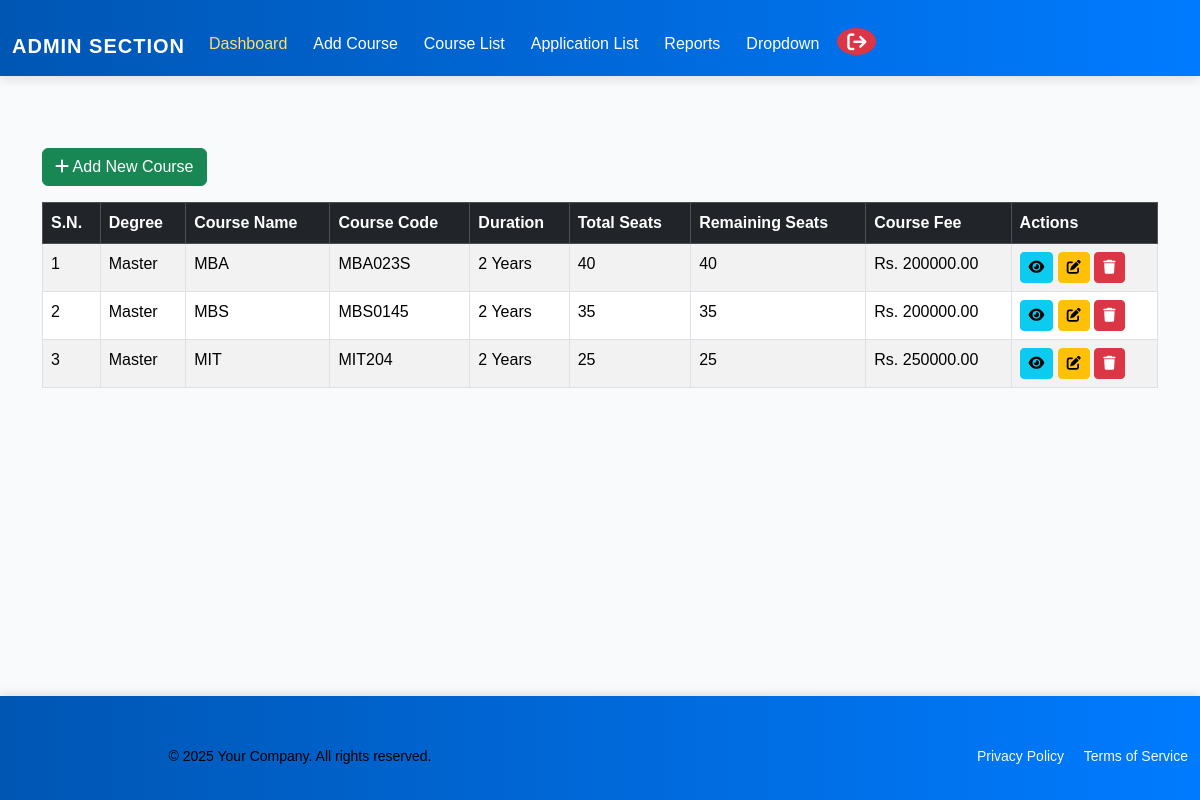
The page /course-list/ on the database as committed earlier.
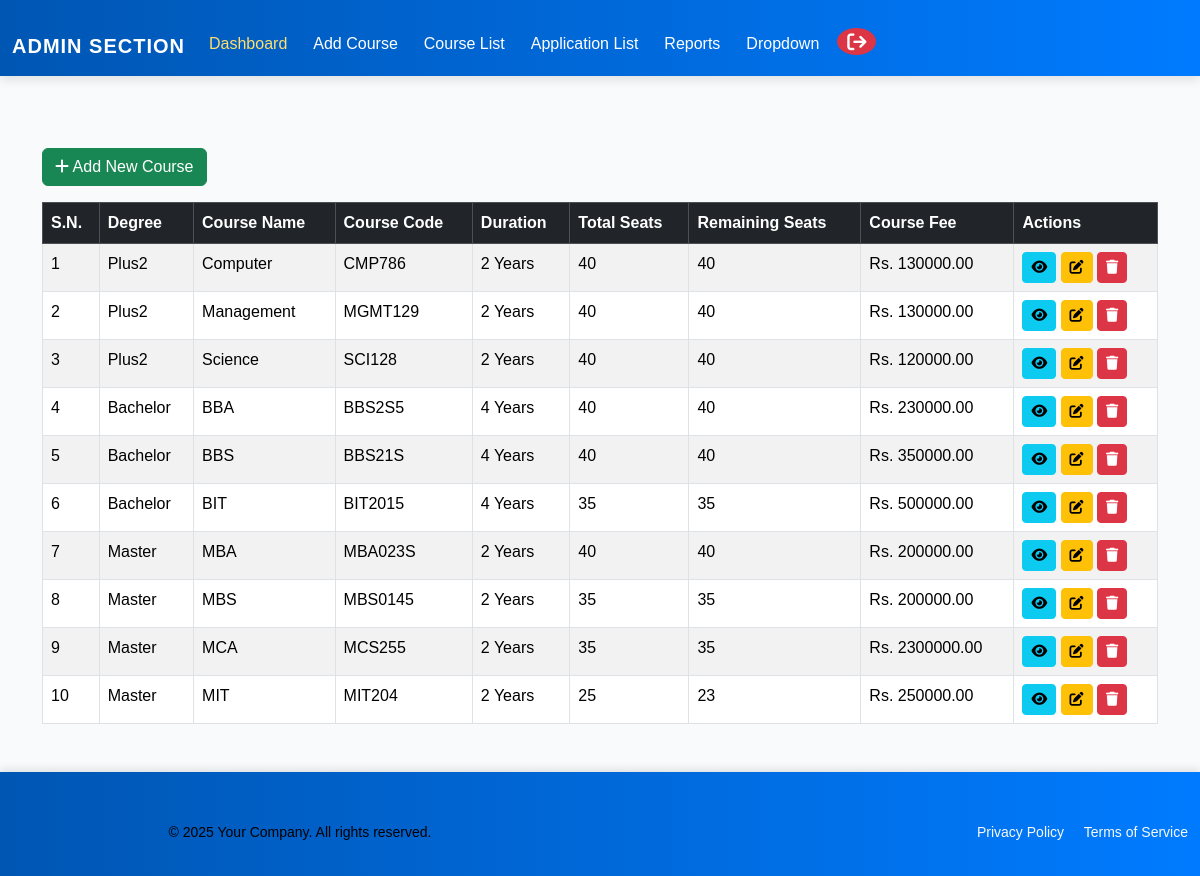
The same page on the database as committed later.
### admissionapp/models.py (models this page shows, shortened)
class CourseDetails(models.Model):
    DEGREE_CHOICES = [
        ("Master", "Master"),
        ("Bachelor", "Bachelor"),
        ("Plus2", "Plus2"),
    ]
    COURSE_DURATION = [
        ("2 Years", "2 Years"),
        ("3 Years", "3 Years"),
        ("4 Years", "4 Years"),
        ("5 Years", "5 Years"),
    ]
    degree = models.CharField(max_length=50, choices=DEGREE_CHOICES)
    course_name = models.CharField(max_length=10, unique=True,
                                   verbose_name="Course Name(short form)")
    course_full_name = models.CharField(max_length=100, unique=True, blank=True,
                                    verbose_name="Course Full Name")
    course_code = models.CharField(max_length=10, unique=True)
    course_duration = models.CharField(max_length=10, choices=COURSE_DURATION)
    total_seats = models.PositiveIntegerField(default=40)
    seats_filled = models.PositiveIntegerField(default=0)
    course_fee = models.DecimalField(max_digits=10, decimal_places=2, default=0)
    course_add_date = models.DateTimeField(auto_now_add=True, blank=True, null=True)
    course_desc = models.TextField(blank=True, help_text="Overview, curriculum etc"
                                   ,verbose_name="Course Description")
    min_requirement = models.TextField(
        blank=True,
        verbose_name="Minimum Requirement",
        help_text="Write as bullet sentences",
    )
    bg_pic = models.ImageField(
        upload_to=course_bg_upload_path,
        blank=True,
        null=True,
        help_text="Upload a background image for the course",
        verbose_name="Background Picture"
    )
    @property
    def remaining_seat(self):
        return self.total_seats - self.seats_filled

### admissionapp/views.py (the view)
# urls.py: path("course-list/", CourseListView.as_view(), name="course_list"),
class CourseListView(ListView):
    model = CourseDetails
    template_name = "admin/course_list.html"
    context_object_name = "courses"
    def get_queryset(self):
        degree_order = Case(
            When(degree="Plus2", then=0),
            When(degree="Bachelor", then=1),
            When(degree="Master", then=2),
            default=3,
            output_field=IntegerField(),
        )
        return (
            CourseDetails.objects
            .annotate(_degree_order=degree_order)
            .order_by("_degree_order", "course_name")
        )

### admissionapp/context_processors.py (called while the page is built, shortened)
def profile_flags(request):
    if not request.user.is_authenticated:
        return {}

### templates/admin/course_list.html (shortened to what this page needs)
{% extends 'admin/admin_base.html' %}
{% load static %}
{% block css %}
<link rel="stylesheet" href="{% static 'css/admin/course_list.css' %}">
{% endblock %}
{% block content %}
    <div class="course-list-container container mt-4">
        <div class="course-list-title">
            <a href="{% url 'add_course' %}" class="btn btn-success my-3">
                <i class="fas fa-plus"></i> Add New Course
            </a>
        </div>
        {% if courses %}
            <div class="course-list-table">
                <table class="table table-bordered table-striped table-hover">
                    <thead class="table-dark">
                        <tr>
                            <th>S.N.</th>
                            <th>Degree</th>
                            <th>Course Name</th>
                            <th>Course Code</th>
                            <th>Duration</th>
                            <th>Total Seats</th>
                            <th>Remaining Seats</th>
                            <th>Course Fee</th>
                            <th>Actions</th>
                        </tr>
                    </thead>
                    <tbody>
                        {% for course in courses %}
                            <tr>
                                <td>{{ forloop.counter }}</td>
                                <td>{{ course.get_degree_display }}
                                </td>
                                <td>{{ course.course_name }}</td>
                                <td>{{ course.course_code }}
                                </td>
                                <td>{{ course.course_duration }}</td>
                                <td>{{ course.total_seats }}</td>
                                <td>{{ course.remaining_seat }}</td>
                                <td>Rs. {{ course.course_fee|floatformat:2 }}</td>
                                <td class="action-buttons">
                                    <a href="{% url 'course_detail' course.pk %}"
                                       class="btn btn-info btn-sm"
                                       title="View Details">
                                        <i class="fas fa-eye"></i>
                                    </a>
                                    <a href="{% url 'course_update' course.pk %}"
                                       class="btn btn-warning btn-sm"
                                       title="Edit Course">
                                        <i class="fas fa-edit"></i>
                                    </a>
                                    <form method="post" action="{% url 'course_delete' course.pk %}" style="display: inline;">
                                        <button type="submit"
                                                class="btn btn-danger btn-sm"
                                                title="Delete Course"
                                                onclick="return confirm('Are you sure you want to delete this course?')">
                                            <i class="fas fa-trash"></i>
                                        </button>
                                    </form>
                                </td>
                            </tr>
                        {% endfor %}
                    </tbody>
                </table>
            </div>
        {% endif %}
    </div>
{% endblock %}

### templates/admin/admin_base.html (shortened to what this page needs)
<!DOCTYPE html>
{% load static %}
<html lang="en">
  <head>
    <link href="https://cdn.jsdelivr.net/npm/bootstrap@5.3.8/dist/css/bootstrap.min.css" rel="stylesheet" />
    <link rel="stylesheet" href="https://cdnjs.cloudflare.com/ajax/libs/font-awesome/6.0.0/css/all.min.css">
    <link rel="stylesheet" href="{% static 'css/admin/admin_base.css' %}">
    {% block css %}
    {% endblock %}
  </head>
  <body class="d-flex flex-column min-vh-100">
    <nav class="navbar navbar-expand-lg bg-body-tertiary justify-around">
      <div class="container-fluid">
        <a class="navbar-brand text-white" href="#">ADMIN SECTION</a>
        <div class="collapse navbar-collapse" id="navbarSupportedContent">
          <ul class="navbar-nav me-auto mb-2 mb-lg-0">
            <li class="nav-item">
              <a class="nav-link active" aria-current="page" href="{% url 'admin_dashboard' %}">Dashboard</a>
            </li>
            <li class="nav-item">
              <a class="nav-link" href="{% url 'add_course' %}">Add Course</a>
            </li>
            <li class="nav-item">
              <a class="nav-link" href="{% url 'course_list' %}">Course List</a>
            </li>
            <li class="nav-item">
              <a class="nav-link" href="{% url 'course_application_list' %}">Application List</a>
            </li>
             <li class="nav-item">
              <a class="nav-link" href="{% url 'reports' %}">Reports</a>
            </li>
            <li class="nav-item dropdown">
              <a class="nav-link dropdown-toggle" href="#" role="button" data-bs-toggle="dropdown" aria-expanded="false">Dropdown</a>
            </li>
            <li class="nav-item">
              <a href="{% url 'logout' %}"><i class="fa-solid fa-arrow-right-from-bracket text-bg-danger py-1 mt-1"></i></a>
            </li>
          </ul>
        </div>
      </div>
    </nav>
    <main class="flex-grow-1">
      {% block content %}
      {% endblock %}
    </main>
    <footer class="bg-white text-black mt-auto">
      <div class="container-fluid">
        <div class="row py-3">
          <div class="col-md-6">
            <small>&copy; {% now "Y" %} Your Company. All rights reserved.</small>
          </div>
          <div class="col-md-6 text-md-end">
            <small>
              <a href="#" class="text-light text-decoration-none me-3">Privacy Policy</a>
              <a href="#" class="text-light text-decoration-none">Terms of Service</a>
            </small>
          </div>
        </div>
      </div>
    </footer>
  </body>
</html>

### static/css/admin/admin_base.css (style rules this page uses)
:root { --primary-color: #0056b3; --secondary-color: #f8f9fa; --accent-color: #007bff; --hover-color: #0a58ca; --text-dark: #212529; --text-light: #ffffff; --shadow-light: rgba(0, 0, 0, 0.1); --gradient-bg: linear-gradient(90deg, #0056b3, #007bff); }
body { font-family: "Poppins", sans-serif; background-color: var(--secondary-color); color: var(--text-dark); margin: 0; padding: 0; transition: background-color 0.3s ease, color 0.3s ease; }
.navbar { background: var(--gradient-bg); box-shadow: 0 4px 10px var(--shadow-light); transition: all 0.3s ease; }
.navbar-brand { font-weight: 700; color: red; letter-spacing: 1px; text-transform: uppercase; transition: color 0.3s ease; }
.navbar-nav .nav-link { color: var(--text-light) !important; font-weight: 500; margin-right: 10px; position: relative; transition: color 0.3s ease; }
.navbar-nav .nav-link.active, .navbar-nav .nav-link:hover { color: #ffdf6c !important; }
.navbar-nav .nav-link::after { content: ""; display: block; height: 2px; background: #ffdf6c; transform: scaleX(0); transition: transform 0.3s ease; transform-origin: bottom right; }
main { padding: 2rem 1rem; background-color: #f9fafc; animation: fadeIn 0.5s ease-in-out; }
.container, .container-fluid { margin-top: 1rem; }
footer { background: var(--gradient-bg); color: var(--text-light); text-align: center; padding: 1rem 0; box-shadow: 0 -3px 8px var(--shadow-light); }
footer a { color: #ffdf6c; transition: color 0.3s ease; }
.nav-item a i { font-size: 1.2rem; color: #f8d7da; background: #dc3545; padding: 6px 10px; border-radius: 50%; transition: all 0.3s ease; }

Rows that differ between the two databases and show on the page:
added CourseDetails: degree "Plus2", course_name "Computer", course_code "CMP786", course_duration "2 Years", total_seats "40", remaining_seat "40", course_fee "130000.00"
added CourseDetails: degree "Plus2", course_name "Management", course_code "MGMT129", course_duration "2 Years", total_seats "40", remaining_seat "40", course_fee "130000.00"
added CourseDetails: degree "Plus2", course_name "Science", course_code "SCI128", course_duration "2 Years", total_seats "40", remaining_seat "40", course_fee "120000.00"
added CourseDetails: degree "Bachelor", course_name "BBA", course_code "BBS2S5", course_duration "4 Years", total_seats "40", remaining_seat "40", course_fee "230000.00"
added CourseDetails: degree "Bachelor", course_name "BBS", course_code "BBS21S", course_duration "4 Years", total_seats "40", remaining_seat "40", course_fee "350000.00"
added CourseDetails: degree "Bachelor", course_name "BIT", course_code "BIT2015", course_duration "4 Years", total_seats "35", remaining_seat "35", course_fee "500000.00"
added CourseDetails: degree "Master", course_name "MCA", course_code "MCS255", course_duration "2 Years", total_seats "35", remaining_seat "35", course_fee "2300000.00"
changed CourseDetails "MIT": remaining_seat "25" → "23"
